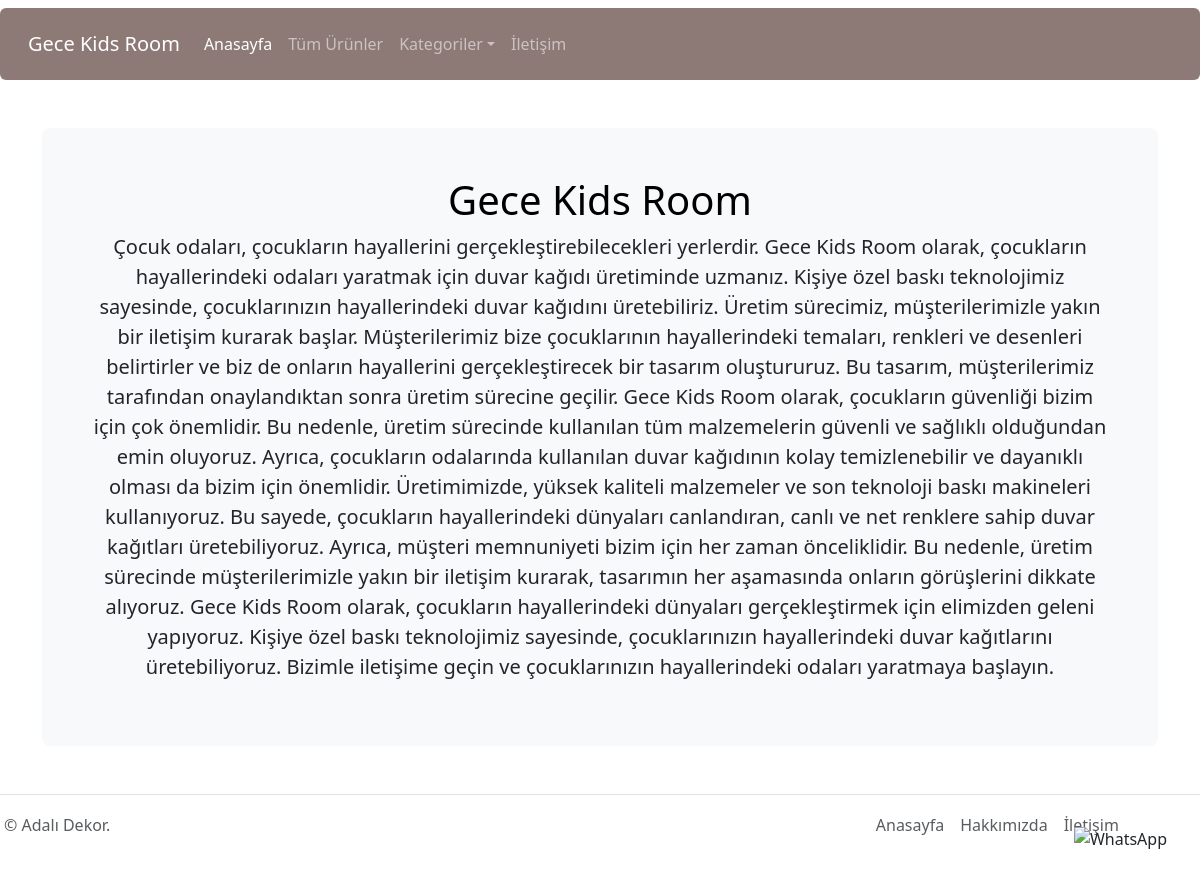
/about_us/, run on an earlier commit of the app's database.
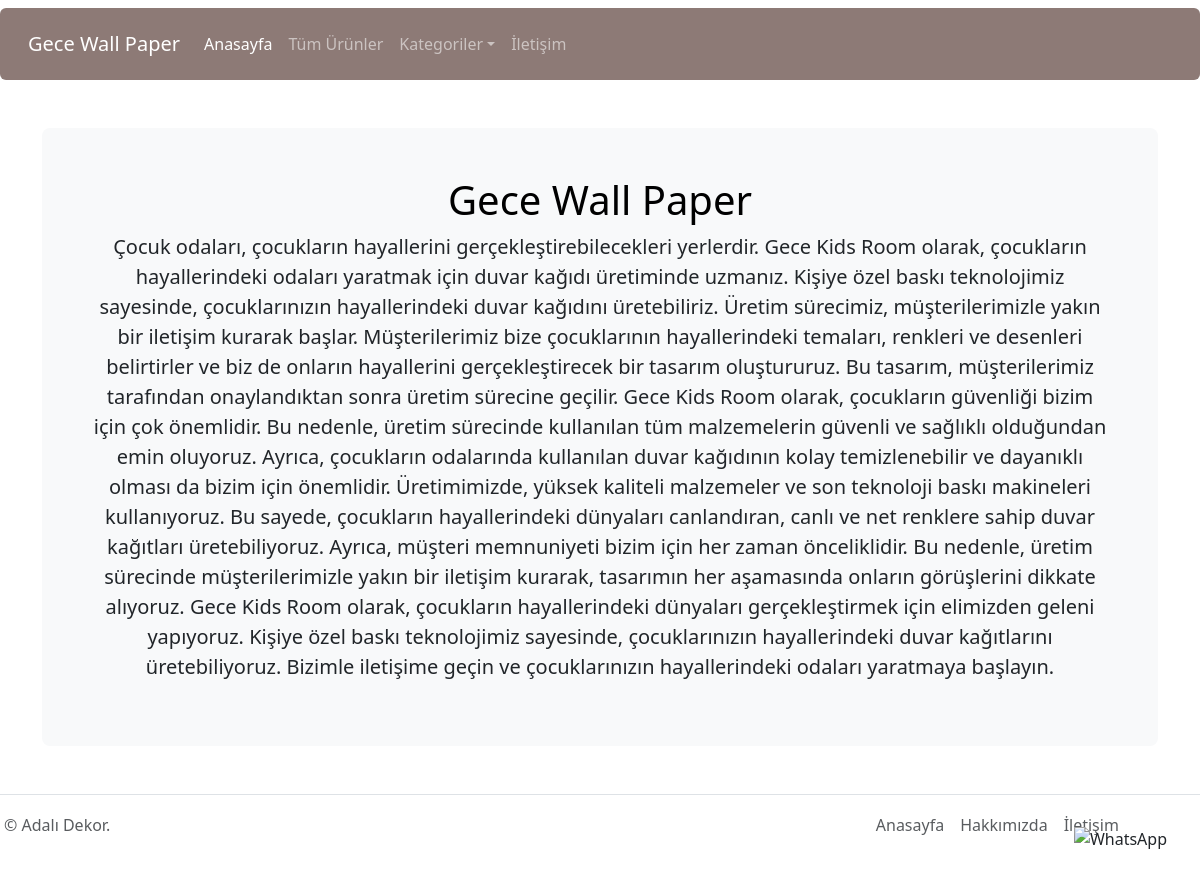
And on a later commit of the database.
### page_app/models.py (models this page shows, shortened)
class ContactInfo(models.Model):
    title = models.CharField(max_length=255)
    about_us = models.TextField()
    adress = models.TextField()
    contact_number = models.CharField(max_length=15)
    contact_email = models.EmailField()
    iban=models.CharField(max_length=20,blank=True, null=True)

### page_app/views.py (the view)
# urls.py: path('about_us/',about_us, name='about_us'),
def about_us(request):
    product_objects = Products.objects.all()
    category_objects = Category.objects.all()
    slideritem_objects = SliderItem.objects.all()
    contact_objects = ContactInfo.objects.all()
    context=dict(
        category_objects = category_objects,
        slideritem_objects = slideritem_objects,
        product_objects = product_objects,
        contact_objects=contact_objects,
    )
    return render(request,'page/about_us.html', context)

### page_app/templates/page/about_us.html (shortened to what this page needs)
{% extends 'core/base.html'  %}
{% block content %}
<div class="container my-5">
    <div class="p-5 text-center bg-body-tertiary rounded-3">
      <h1 class="text-body-emphasis">{{ contact_objects.0.title }}</h1>
      <p class="lead">
        {{ contact_objects.0.about_us }}
      </p>
    </div>
  </div>
{% endblock %}

### templates/core/navbar.html (shortened to what this page needs)
{% load static %}
<nav class="navbar navbar-expand-lg navbar-dark rounded p-3 mt-2 custom-navbar-bg">
    <div class="container-fluid">
        <a class="navbar-brand" href="/">{{ contact_objects.0.title }}</a>
        <div class="navbar-collapse collapse" id="navbarsExample09">
            <ul class="navbar-nav me-auto mb-2 mb-lg-0">
                <li class="nav-item">
                    <a class="nav-link active" aria-current="page" href="/">Anasayfa</a>
                </li>
                <li class="nav-item">
                    <a class="nav-link" href="{% url 'tum_urunler' %}">Tüm Ürünler</a>
                </li>
                <li class="nav-item dropdown">
                    <a class="nav-link dropdown-toggle" href="#" data-bs-toggle="dropdown" aria-expanded="false">Kategoriler</a>
                </li>
                <li class="nav-item">
                    <a class="nav-link" href="{% url 'contact_us' %}">İletişim</a>
                </li>
            </ul>
        </div>
    </div>
</nav>

What changed in the data, as far as the page shows it:
changed ContactInfo: title "Gece Kids Room" → "Gece Wall Paper"
